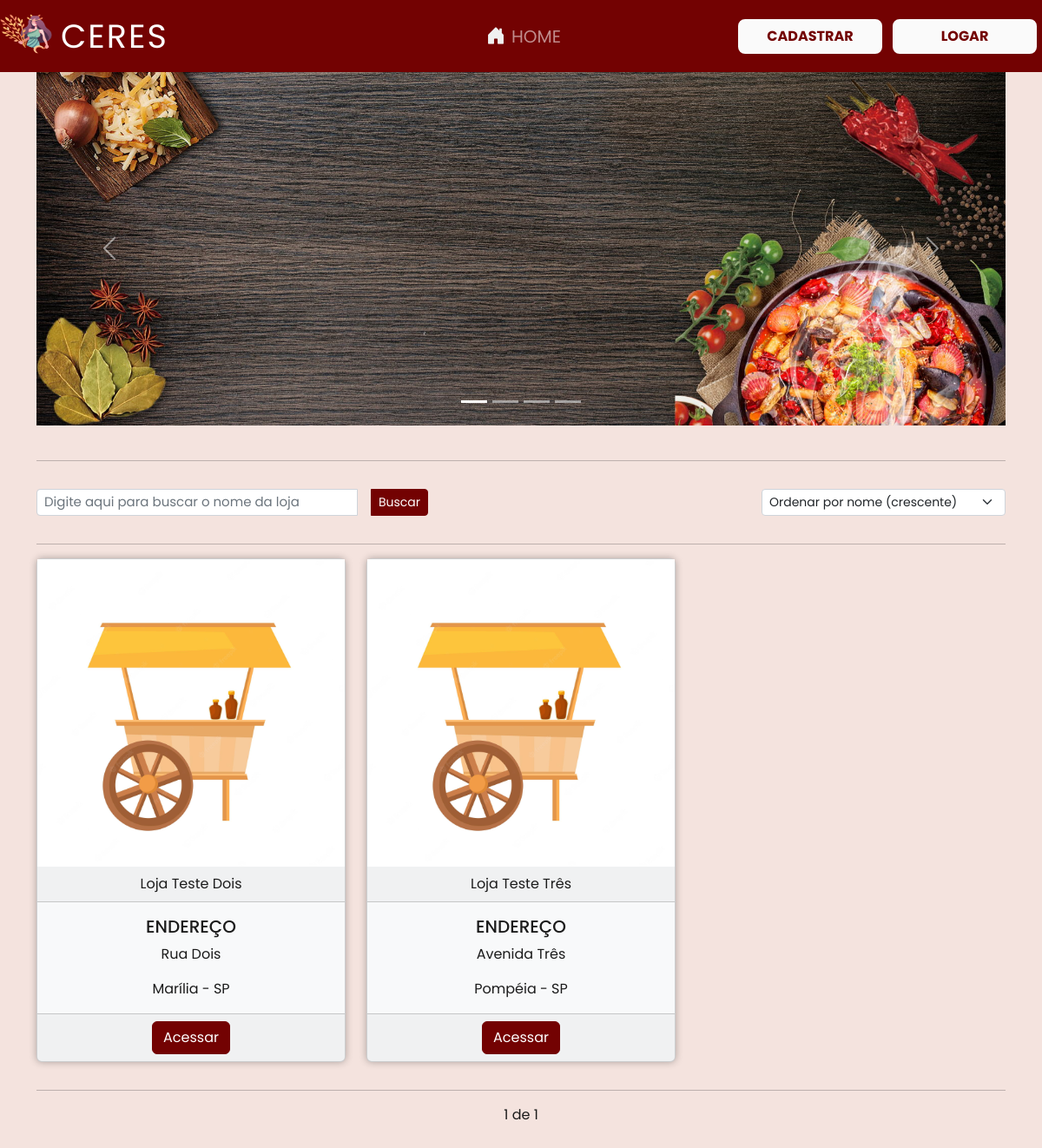
Before: / with the older database file.
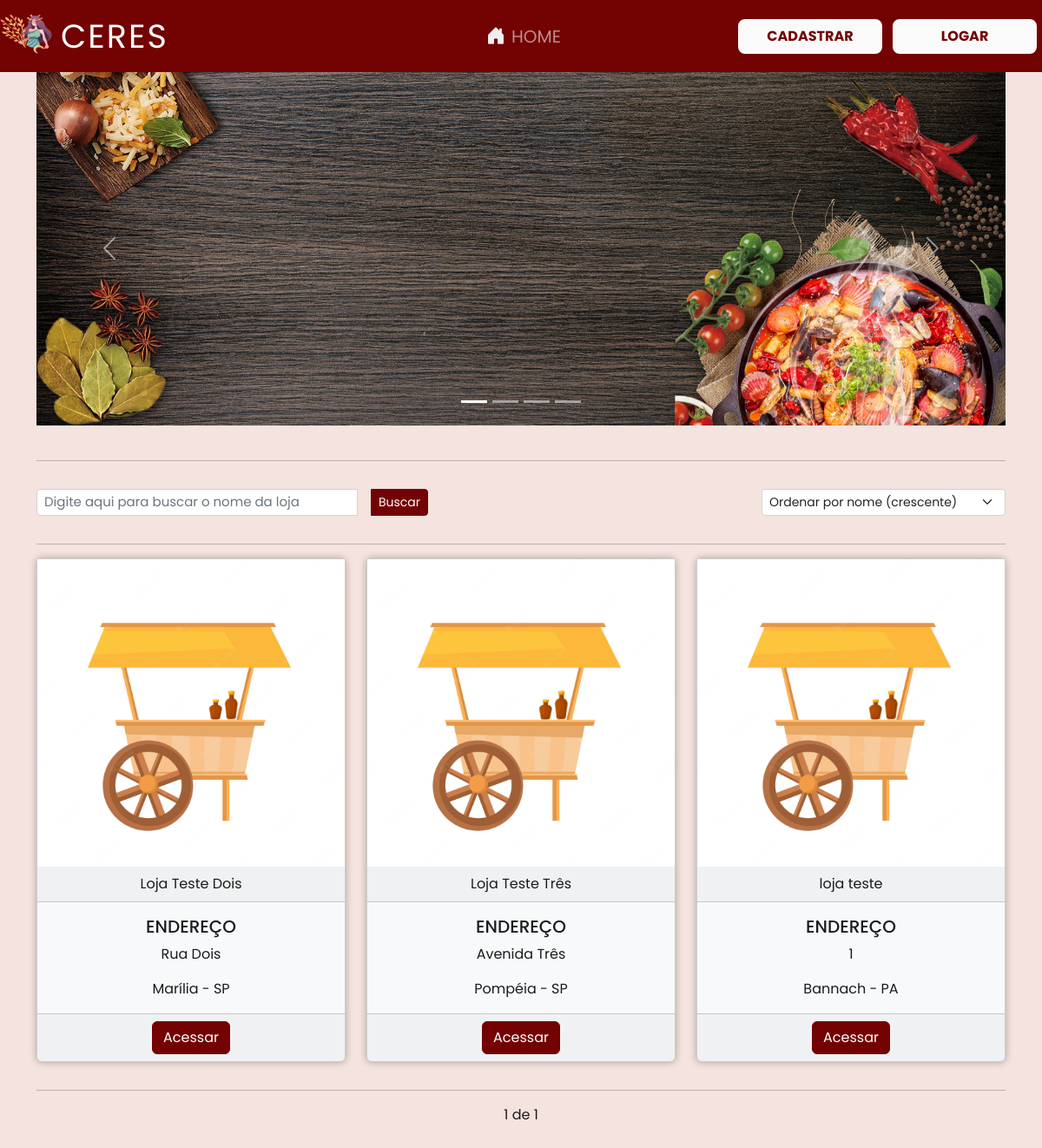
After: the same page with the newer database file.
### apps/store/models.py (models this page shows)
class Store(models.Model):
    name = models.CharField(max_length = 100)
    district = models.CharField(max_length = 150)
    address = models.CharField(max_length = 50)
    number = models.CharField(max_length = 20)
    state = models.CharField(max_length = 50)
    city = models.CharField(max_length = 50)
    phone = models.CharField(max_length = 15)
    created_at = models.DateTimeField(default=datetime.now, blank=True)
    user = models.ForeignKey(User, on_delete=models.DO_NOTHING, db_column='user')
    class Meta:
        db_table = 'stores'

### apps/core/views.py (the view)
# urls.py: path('', views.dashboard, name='dashboard'),
def dashboard(request):
    order = request.GET.get('order', 'name')
    search = request.GET.get('search')
    if search:
        stores = Store.objects.filter(name__contains=search)
    else:
        stores_list = Store.objects.all().order_by(order)
        paginator = Paginator(stores_list, 12)
        page = request.GET.get('page')
        stores = paginator.get_page(page)
    context = {
        'stores': stores,
    }
    return render(request, 'core/dashboard.html', context)

### templates/core/dashboard.html (shortened to what this page needs)
{% extends 'base.html' %}
{% load static %}
{% block content %}
    <main>
        <div class="container" id="slider-container">
            <div id="slider" class="carousel slide" data-bs-ride="carousel">
                <div class="carousel-indicators">
                    <button type="button" data-bs-target="#slider" data-bs-slide-to="0" class="active" aria-current="true" aria-label="Banner 1"></button>
                    <button type="button" data-bs-target="#slider" data-bs-slide-to="1" aria-label="Banner 2"></button>
                    <button type="button" data-bs-target="#slider" data-bs-slide-to="2" aria-label="Banner 3"></button>
                    <button type="button" data-bs-target="#slider" data-bs-slide-to="3" aria-label="Banner 4"></button>
                </div>
                <div class="carousel-inner">
                    <div class="carousel-item active">
                        <img src="{% static 'img/banner-1.jpg' %}" class="d-block w-100" alt="BANNER 1" />
                    </div>
                </div>
                <button class="carousel-control-prev" type="button" data-bs-target="#slider" data-bs-slide="prev">
                    <i class="carousel-control-prev-icon"></i>
                </button>
                <button class="carousel-control-next" type="button" data-bs-target="#slider" data-bs-slide="next">
                    <i class="carousel-control-next-icon"></i>
                </button>
            </div>
        </div>
        <br>
        <div class="container">
            <hr class="mt-3" style="margin-bottom: 32px;">
            <div class="row">
                <div class="col-12 col-md-5">
                    <form class="justify-content-center justify-content-md-start mb-3 mb-mb-0" method="GET" id="form-search">
                        <div class="input-group input-group-sm">
                            <input class="form-control me-3" type="search" id="search" name="search" placeholder="Digite aqui para buscar o nome da loja" aria-label="Search" value="{{ request.GET.search }}">
                            <button class="btn btn-danger" type="submit" id="btn-search">Buscar</button>
                        </div>
                    </form>
                </div>
                <div class="col-12 col-md-7">
                    <div class="d-flex flex-row-reverse justify-content-center justify-content-md-start">
                        <form class="ml-3 d-inline-block" method="GET" id="form-order">
                            <select class="form-select form-select-sm" id="select-search" name="order" onchange="selectOrder()">
                                <option value="name" {% if request.GET.order == 'name' %}selected{% endif %}>Ordenar por nome (crescente)</option>
                            </select>
                        </form>
                    </div>
                </div>
            </div>
            <hr class="mt-3">
            <div class="row">
                {% for store in stores %}
                    <div class="col-xl-4 col-lg-4 col-md-4 col-sm-4 d-flex align-items-stretch pb-3">
                        <div class="card text-center bg-light" style="box-shadow: 0px 0px 8px rgba(0, 0, 0, 0.3)">
                            <img src="{% static 'img/lojas.jpg' %}" alt="{{ store.name }}" class="img-fluid" />
                            <div class="card-header">{{ store.name }}</div>
                            <div class="card-body">
                                <H5 class="card-title">ENDEREÇO</H5>
                                <p class="card-text">{{ store.address }}</p>
                                <p class="card-text">{{ store.city }} - {{ store.state }}</p>
                            </div>
                            <div class="card-footer">
                                <a href="{% url 'store' store.id %}" class="btn btn-danger">Acessar</a>
                            </div>
                        </div>
                    </div>
                {% endfor %}
            </div>
            <hr class="mt-3">
            <div class="row pb-4">
                <div class="col-12">
                    <div class="d-flex flex-row-reverse justify-content-center">
                        <div class="pagination">
                            <div class="step-links">
                                {% if stores.paginator.num_pages %}
                                    <span class="current">
                                        {{ stores.number }} de {{ stores.paginator.num_pages }}
                                    </span>
                                {% endif %}
                            </div>
                        </div>
                    </div>
                </div>
            </div>
        </div>
    </main>
{% endblock %}

### templates/base.html (shortened to what this page needs)
{% load static %}
<!DOCTYPE html>
<html lang="pt-BR">
<head>
    <link href="https://cdn.jsdelivr.net/npm/bootstrap@5.2.0/dist/css/bootstrap.min.css" rel="stylesheet">
    <link rel="stylesheet" href="https://cdn.jsdelivr.net/npm/bootstrap-icons@1.9.1/font/bootstrap-icons.css">
    <link rel="stylesheet" href="{% static 'css/css-globais.css' %}">
</head>
<body>
    {% include 'partials/_navbar.html' %}
    {% block content %}
    {% endblock %}
</body>
</html>

### templates/partials/_navbar.html (shortened to what this page needs)
{% load static %}
<header>
    <nav class="navbar navbar-expand-lg navbar-dark bg-vinho">
        <div class="container-fluid">
            <a class="navbar-brand" style="margin-right: 0px !important; width: 356px;" href="/">
                <img src="{% static 'img/logo.png' %}" alt="" width="60" height="48" class="d-inline-block align-text-top">CERES
            </a>
            <div class="collapse navbar-collapse" id="navbarSupportedContent">
                <ul class="navbar-nav me-auto mb-2 mb-lg-0" id="navbar-central">
                    <li class="nav-item">
                        <a class="nav-link" aria-current="page" href="{% url 'dashboard' %}" title="Ir à Home">
                            <div id="abc" style="width: 94px; margin-left: 50%; transform: translate(-50%); color: #ffffff8c">
                                <i class="bi bi-house-door-fill icone-navbar"></i>HOME
                            </div>
                        </a>
                    </li>
                </ul>
                {% if user.is_authenticated %}
                    <div class="d-flex">
                        <ul class="navbar-nav me-auto mb-2 mb-lg-0 pr-7">
                            <li class="nav-item dropdown">
                                <a class="nav-link dropdown-toggle" style="color: #ffffff;" href="#" id="navbarDropdownMenuLink" data-toggle="dropdown" aria-haspopup="true" aria-expanded="false">
                                    <i class="bi bi-person-circle icone-navbar"></i>{{ user.get_full_name|title  }}
                                </a>
                                <div class="dropdown-menu" aria-labelledby="navbarDropdownMenuLink">
                                    <a class="dropdown-item" href="{% url 'profile' %}"><i class="bi bi-person minha-conta"></i> Meu perfil</a>
                                    <a class="dropdown-item" href="{% url 'logout' %}"><i class="bi bi-box-arrow-right minha-conta"></i> Sair</a>
                                </div>
                            </li>
                        </ul>
                    </div>
                {% else %}
                    <div class="d-flex">
                        <ul class="navbar-nav me-auto mb-2 mb-lg-0">
                            <li class="nav-item">
                                <a class="nav-link active" id="botaoNavBar" href="{% url 'register' %}">CADASTRAR</a>
                            </li>
                            <li class="nav-item">
                                <a class="nav-link active" id="botaoNavBar" href="{% url 'login' %}">LOGAR</a>
                            </li>
                        </ul>
                    </div>
                {% endif %}
            </div>
        </div>
    </nav>
</header>

### static/css/css-globais.css (style rules this page uses)
:root { --vinho: #730202; --bege: #F4E3DE; --branco: #FFFFFF; --brancoFormulario: #fafafa; --laranja: #D96704; --preto: #1b1b1b; --cinza1: #9A9A9A; --cinza2: #C4C4C4; --cinza3: #E1E1E1; --vermelho: #D90404; }
* { font-family: Arial, Helvetica, sans-serif; font-family: "Poppins", sans-serif; margin: 0; padding: 0; color: var(--preto); }
body { background-color: #F4E3DE; min-height: 100vh }
#navbar-central { margin: 0 auto; }
.bg-vinho { background-color: var(--vinho); }
.container-fluid { max-width: 1300px; padding: 0px !important; }
.nav-item { width: 178px; }
.nav-link { font-size: 20px; padding: 8px 12px !important; }
#botaoNavBar { font-size: 16px; background-color: var(--brancoFormulario); color: var(--vinho); font-weight: bold; border: 2px solid var(--vinho); padding: 6px 10px; border-radius: 10px; text-align: center; margin: 3px 4px 3px 4px; }
.icone-navbar { color: #f0f0f0; font-size: 22px; padding: 5px 7px; }
::placeholder { color: #767575; font-size: 15px; }
.btn-danger { background-color: var(--vinho); border-color: var(--vinho); }
.navbar-brand { font-size: 38px; letter-spacing: 2px; }
.navbar-brand img { margin-right: 10px; }
.pagination { margin-bottom: 20px; }
.step-links { position: relative; margin-left: auto; margin-right: auto; }
.step-links .current { margin-left: 5px; margin-right: 5px; }

Changed rows visible on the page:
added Store: name "loja teste", address "1", city "Bannach", state "PA"
